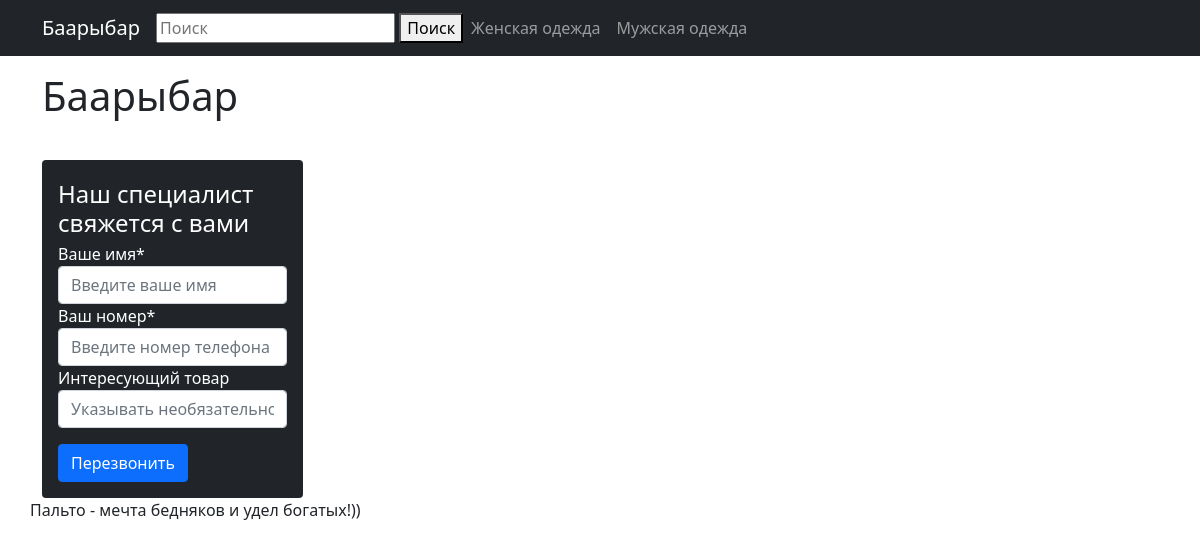
Page /shenskaya-odejda/palto-guchchi on the committed database.
### service/models.py (models this page shows, shortened)
class Category(models.Model):
    name = models.CharField('Название', max_length=250)
    slug = models.SlugField('URL', unique=True)
    text = models.TextField('Текст')
    banner = models.ImageField('Баннер', upload_to='images/', blank=True, null=True)
    title = models.CharField('Название', default='', max_length=250)
    descritpion = models.CharField(max_length=255)
    keywords = models.CharField(max_length=255)
    def get_absolute_url(self):
        return reverse('service_category', kwargs={'slug':self.slug})
    class Meta:
        verbose_name_plural = 'Категории'

class Model(models.Model):
    category = models.ForeignKey(Category, on_delete=models.SET_NULL, null=True, verbose_name="Категория")
    name = models.CharField('Название', max_length=250)
    slug = models.SlugField('URL', unique=True, default='')
    text = models.TextField('Текст', default='')
    header = models.CharField('Заголовок', max_length=120, blank=True, null=True)
    subheader = models.CharField('Подзаголовок', max_length=120, blank=True, null=True)
    images = models.ImageField(upload_to='images/', blank=True, null=True)
    active = models.BooleanField('Опубликовано', default=True)
    title = models.CharField(max_length=250)
    description = models.TextField()
    keywords = models.CharField(max_length=120)
    sort = models.PositiveIntegerField("Порядок", default=0, unique=True)
    banner = models.ImageField('Banner', upload_to='images/', blank=True, null=True)
    price = models.SmallIntegerField(default='0')
    class Meta:
        verbose_name_plural = 'Товары'

### service/views.py (the view)
# urls.py: path('<slug:category>/<slug:slug>', ServiceModelView.as_view(), name='service_model_view'),
class ServiceModelView(DetailView):
    model = Model
    context_object_name = 'service_model_view'
    template_name = 'service/service_model.html'
    def get_queryset(self):
        return Model.objects.filter(category__slug=self.kwargs.get('category'), slug=self.kwargs.get('slug'))

### service/templatetags/banner.py (called while the page is built)
@register.inclusion_tag('tags/banner.html')
def banner_tag(object):
    return {'banner':object}

### service/templatetags/category.py (called while the page is built)
@register.inclusion_tag('tags/category.html')
def list_category():
    return{'categories': Category.objects.all()}

### service/templates/service/service_model.html (shortened to what this page needs)
{% extends 'base.html' %}
{% load banner %}
{% block header %}
{% banner_tag service_model_view %}
{% endblock header %}
{% block content %}
{{ service_model_view.text}}
{% endblock content %}

### service/templates/tags/category.html
{% for category in categories %}
<li class="nav-item">
            <a class="nav-link" href="{{ category.get_absolute_url }}">{{category.name}}</a>
</li>
{% endfor %}

### rows in the picture
Category: name "Женская одежда"
Category: name "Мужская одежда"
Model: text "Пальто - мечта бедняков и удел богатых!))"
